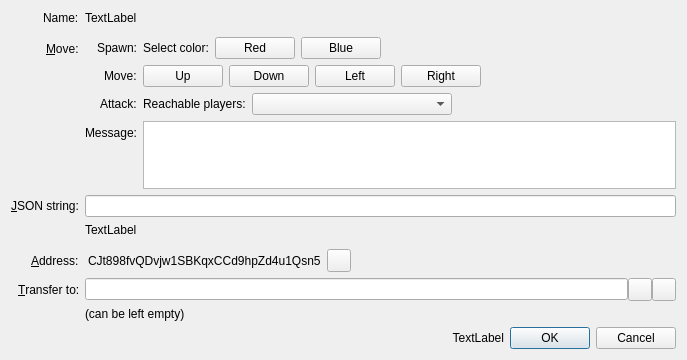
<?xml version="1.0" encoding="UTF-8"?>
<ui version="4.0">
 <class>ConfigureNameDialog</class>
 <widget class="QDialog" name="ConfigureNameDialog">
  <property name="geometry">
   <rect>
    <x>0</x>
    <y>0</y>
    <width>687</width>
    <height>360</height>
   </rect>
  </property>
  <property name="sizePolicy">
   <sizepolicy hsizetype="Preferred" vsizetype="Preferred">
    <horstretch>0</horstretch>
    <verstretch>0</verstretch>
   </sizepolicy>
  </property>
  <property name="windowTitle">
   <string>Configure Name</string>
  </property>
  <layout class="QVBoxLayout" name="verticalLayout">
   <item>
    <layout class="QFormLayout" name="formLayout">
     <property name="fieldGrowthPolicy">
      <enum>QFormLayout::AllNonFixedFieldsGrow</enum>
     </property>
     <property name="labelAlignment">
      <set>Qt::AlignRight|Qt::AlignTrailing|Qt::AlignVCenter</set>
     </property>
     <item row="1" column="0">
      <widget class="QLabel" name="label_2">
       <property name="text">
        <string>Name:</string>
       </property>
      </widget>
     </item>
     <item row="1" column="1">
      <widget class="QLabel" name="labelName">
       <property name="text">
        <string notr="true">TextLabel</string>
       </property>
      </widget>
     </item>
     <item row="2" column="1">
      <spacer name="verticalSpacer_2">
       <property name="orientation">
        <enum>Qt::Vertical</enum>
       </property>
       <property name="sizeHint" stdset="0">
        <size>
         <width>20</width>
         <height>16</height>
        </size>
       </property>
      </spacer>
     </item>
     <item row="3" column="0">
      <widget class="QLabel" name="label">
       <property name="text">
        <string>&amp;Move:</string>
       </property>
       <property name="alignment">
        <set>Qt::AlignLeading|Qt::AlignLeft|Qt::AlignVCenter</set>
       </property>
       <property name="buddy">
        <cstring>dataEdit</cstring>
       </property>
      </widget>
     </item>
     <item row="4" column="0">
      <widget class="QLabel" name="label_4">
       <property name="text">
        <string>&amp;JSON string:</string>
       </property>
       <property name="alignment">
        <set>Qt::AlignLeading|Qt::AlignLeft|Qt::AlignVCenter</set>
       </property>
       <property name="buddy">
        <cstring>dataEdit</cstring>
       </property>
      </widget>
     </item>
     <item row="4" column="1">
      <widget class="QLineEdit" name="dataEdit">
       <property name="toolTip">
        <string>Enter JSON string that will be associated with the name</string>
       </property>
       <property name="text">
        <string notr="true"/>
       </property>
      </widget>
     </item>
     <item row="6" column="1">
      <widget class="QLabel" name="labelJsonValid">
       <property name="text">
        <string notr="true">TextLabel</string>
       </property>
      </widget>
     </item>
     <item row="7" column="1">
      <spacer name="verticalSpacer">
       <property name="orientation">
        <enum>Qt::Vertical</enum>
       </property>
       <property name="sizeHint" stdset="0">
        <size>
         <width>20</width>
         <height>16</height>
        </size>
       </property>
      </spacer>
     </item>
     <item row="8" column="0">
      <widget class="QLabel" name="labelCurrentAddress">
       <property name="text">
        <string>&amp;Address:</string>
       </property>
       <property name="buddy">
        <cstring>copyButton</cstring>
       </property>
      </widget>
     </item>
     <item row="8" column="1">
      <layout class="QHBoxLayout" name="horizontalLayout_2">
       <item>
        <widget class="QLabel" name="labelAddress">
         <property name="sizePolicy">
          <sizepolicy hsizetype="Preferred" vsizetype="Preferred">
           <horstretch>0</horstretch>
           <verstretch>0</verstretch>
          </sizepolicy>
         </property>
         <property name="maximumSize">
          <size>
           <width>16777215</width>
           <height>16777215</height>
          </size>
         </property>
         <property name="toolTip">
          <string>Chrono Kings address to which the name is assigned</string>
         </property>
         <property name="text">
          <string notr="true">CJt898fvQDvjw1SBKqxCCd9hpZd4u1Qsn5</string>
         </property>
         <property name="indent">
          <number>3</number>
         </property>
         <property name="buddy">
          <cstring>transferTo</cstring>
         </property>
        </widget>
       </item>
       <item>
        <widget class="QToolButton" name="copyButton">
         <property name="toolTip">
          <string>Copy address to clipboard</string>
         </property>
         <property name="text">
          <string/>
         </property>
         <property name="icon">
          <iconset resource="../bitcoin.qrc">
           <normaloff>:/icons/editcopy</normaloff>:/icons/editcopy</iconset>
         </property>
         <property name="shortcut">
          <string>Alt+P</string>
         </property>
        </widget>
       </item>
       <item>
        <spacer name="horizontalSpacer">
         <property name="orientation">
          <enum>Qt::Horizontal</enum>
         </property>
         <property name="sizeHint" stdset="0">
          <size>
           <width>40</width>
           <height>20</height>
          </size>
         </property>
        </spacer>
       </item>
      </layout>
     </item>
     <item row="9" column="0">
      <widget class="QLabel" name="labelTransferTo">
       <property name="text">
        <string>&amp;Transfer to:</string>
       </property>
       <property name="buddy">
        <cstring>transferTo</cstring>
       </property>
      </widget>
     </item>
     <item row="9" column="1">
      <layout class="QHBoxLayout" name="transferToLayout">
       <property name="spacing">
        <number>0</number>
       </property>
       <property name="sizeConstraint">
        <enum>QLayout::SetDefaultConstraint</enum>
       </property>
       <item>
        <widget class="QValidatedLineEdit" name="transferTo">
         <property name="toolTip">
          <string>The Chrono Kings address to transfer
the domain to, e.g.
CJt898fvQDvjw1SBKqxCCd9hpZd4u1Qsn5

Leave empty, if not needed.</string>
         </property>
         <property name="text">
          <string notr="true"/>
         </property>
         <property name="maxLength">
          <number>34</number>
         </property>
        </widget>
       </item>
       <item>
        <widget class="QToolButton" name="addressBookButton">
         <property name="toolTip">
          <string>Choose address from address book</string>
         </property>
         <property name="text">
          <string/>
         </property>
         <property name="icon">
          <iconset resource="../bitcoin.qrc">
           <normaloff>:/icons/address-book</normaloff>:/icons/address-book</iconset>
         </property>
         <property name="shortcut">
          <string>Alt+A</string>
         </property>
        </widget>
       </item>
       <item>
        <widget class="QToolButton" name="pasteButton">
         <property name="toolTip">
          <string>Paste address from clipboard</string>
         </property>
         <property name="text">
          <string/>
         </property>
         <property name="icon">
          <iconset resource="../bitcoin.qrc">
           <normaloff>:/icons/editpaste</normaloff>:/icons/editpaste</iconset>
         </property>
         <property name="shortcut">
          <string>Alt+P</string>
         </property>
        </widget>
       </item>
      </layout>
     </item>
     <item row="10" column="1">
      <widget class="QLabel" name="labelTransferToHint">
       <property name="text">
        <string>(can be left empty)</string>
       </property>
      </widget>
     </item>
     <item row="3" column="1">
      <layout class="QFormLayout" name="formLayout_2">
       <property name="fieldGrowthPolicy">
        <enum>QFormLayout::AllNonFixedFieldsGrow</enum>
       </property>
       <property name="labelAlignment">
        <set>Qt::AlignRight|Qt::AlignTrailing|Qt::AlignVCenter</set>
       </property>
       <item row="4" column="0">
        <widget class="QLabel" name="label_3">
         <property name="text">
          <string>Message:</string>
         </property>
         <property name="buddy">
          <cstring>messageEdit</cstring>
         </property>
        </widget>
       </item>
       <item row="4" column="1">
        <widget class="QPlainTextEdit" name="messageEdit">
         <property name="sizePolicy">
          <sizepolicy hsizetype="Expanding" vsizetype="MinimumExpanding">
           <horstretch>0</horstretch>
           <verstretch>0</verstretch>
          </sizepolicy>
         </property>
         <property name="minimumSize">
          <size>
           <width>0</width>
           <height>20</height>
          </size>
         </property>
         <property name="maximumSize">
          <size>
           <width>16777215</width>
           <height>100</height>
          </size>
         </property>
        </widget>
       </item>
       <item row="1" column="0">
        <widget class="QLabel" name="labelSpawn">
         <property name="text">
          <string>Spawn:</string>
         </property>
        </widget>
       </item>
       <item row="1" column="1">
        <layout class="QHBoxLayout" name="horizontalLayoutSpawn">
         <item>
          <widget class="QLabel" name="labelColor">
           <property name="text">
            <string>Select color:</string>
           </property>
          </widget>
         </item>
         <item>
          <widget class="QPushButton" name="redButton">
           <property name="text">
            <string>Red</string>
           </property>
          </widget>
         </item>
         <item>
          <widget class="QPushButton" name="blueButton">
           <property name="text">
            <string>Blue</string>
           </property>
          </widget>
         </item>
         <item>
          <spacer name="horizontalSpacer_2">
           <property name="orientation">
            <enum>Qt::Horizontal</enum>
           </property>
           <property name="sizeHint" stdset="0">
            <size>
             <width>40</width>
             <height>20</height>
            </size>
           </property>
          </spacer>
         </item>
        </layout>
       </item>
       <item row="2" column="0">
        <widget class="QLabel" name="labelStep">
         <property name="text">
          <string>Move:</string>
         </property>
        </widget>
       </item>
       <item row="3" column="0">
        <widget class="QLabel" name="labelAttack">
         <property name="text">
          <string>Attack:</string>
         </property>
        </widget>
       </item>
       <item row="2" column="1">
        <layout class="QHBoxLayout" name="horizontalLayoutStep">
         <item>
          <widget class="QPushButton" name="upButton">
           <property name="text">
            <string>Up</string>
           </property>
          </widget>
         </item>
         <item>
          <widget class="QPushButton" name="downButton">
           <property name="text">
            <string>Down</string>
           </property>
          </widget>
         </item>
         <item>
          <widget class="QPushButton" name="leftButton">
           <property name="text">
            <string>Left</string>
           </property>
          </widget>
         </item>
         <item>
          <widget class="QPushButton" name="rightButton">
           <property name="text">
            <string>Right</string>
           </property>
          </widget>
         </item>
         <item>
          <spacer name="horizontalSpacer_3">
           <property name="orientation">
            <enum>Qt::Horizontal</enum>
           </property>
           <property name="sizeHint" stdset="0">
            <size>
             <width>40</width>
             <height>20</height>
            </size>
           </property>
          </spacer>
         </item>
        </layout>
       </item>
       <item row="3" column="1">
        <layout class="QHBoxLayout" name="horizontalLayoutAttack">
         <item>
          <widget class="QLabel" name="labelReachablePlayers">
           <property name="text">
            <string>Reachable players:</string>
           </property>
          </widget>
         </item>
         <item>
          <widget class="QComboBox" name="comboBoxAttack">
           <property name="minimumSize">
            <size>
             <width>200</width>
             <height>0</height>
            </size>
           </property>
          </widget>
         </item>
         <item>
          <spacer name="horizontalSpacer_4">
           <property name="orientation">
            <enum>Qt::Horizontal</enum>
           </property>
           <property name="sizeHint" stdset="0">
            <size>
             <width>40</width>
             <height>20</height>
            </size>
           </property>
          </spacer>
         </item>
        </layout>
       </item>
      </layout>
     </item>
    </layout>
   </item>
   <item>
    <layout class="QHBoxLayout" name="horizontalLayout">
     <item>
      <widget class="QLabel" name="labelSubmitHint">
       <property name="text">
        <string notr="true">TextLabel</string>
       </property>
       <property name="alignment">
        <set>Qt::AlignRight|Qt::AlignTrailing|Qt::AlignVCenter</set>
       </property>
      </widget>
     </item>
     <item>
      <widget class="QDialogButtonBox" name="buttonBox">
       <property name="sizePolicy">
        <sizepolicy hsizetype="Maximum" vsizetype="Fixed">
         <horstretch>0</horstretch>
         <verstretch>0</verstretch>
        </sizepolicy>
       </property>
       <property name="orientation">
        <enum>Qt::Horizontal</enum>
       </property>
       <property name="standardButtons">
        <set>QDialogButtonBox::Cancel|QDialogButtonBox::Ok</set>
       </property>
      </widget>
     </item>
    </layout>
   </item>
  </layout>
 </widget>
 <customwidgets>
  <customwidget>
   <class>QValidatedLineEdit</class>
   <extends>QLineEdit</extends>
   <header>../../src/qt/qvalidatedlineedit.h</header>
  </customwidget>
 </customwidgets>
 <tabstops>
  <tabstop>transferTo</tabstop>
  <tabstop>addressBookButton</tabstop>
  <tabstop>pasteButton</tabstop>
  <tabstop>buttonBox</tabstop>
 </tabstops>
 <resources>
  <include location="../bitcoin.qrc"/>
 </resources>
 <connections>
  <connection>
   <sender>buttonBox</sender>
   <signal>accepted()</signal>
   <receiver>ConfigureNameDialog</receiver>
   <slot>accept()</slot>
   <hints>
    <hint type="sourcelabel">
     <x>618</x>
     <y>382</y>
    </hint>
    <hint type="destinationlabel">
     <x>157</x>
     <y>274</y>
    </hint>
   </hints>
  </connection>
  <connection>
   <sender>buttonBox</sender>
   <signal>rejected()</signal>
   <receiver>ConfigureNameDialog</receiver>
   <slot>reject()</slot>
   <hints>
    <hint type="sourcelabel">
     <x>618</x>
     <y>382</y>
    </hint>
    <hint type="destinationlabel">
     <x>286</x>
     <y>274</y>
    </hint>
   </hints>
  </connection>
 </connections>
</ui>
